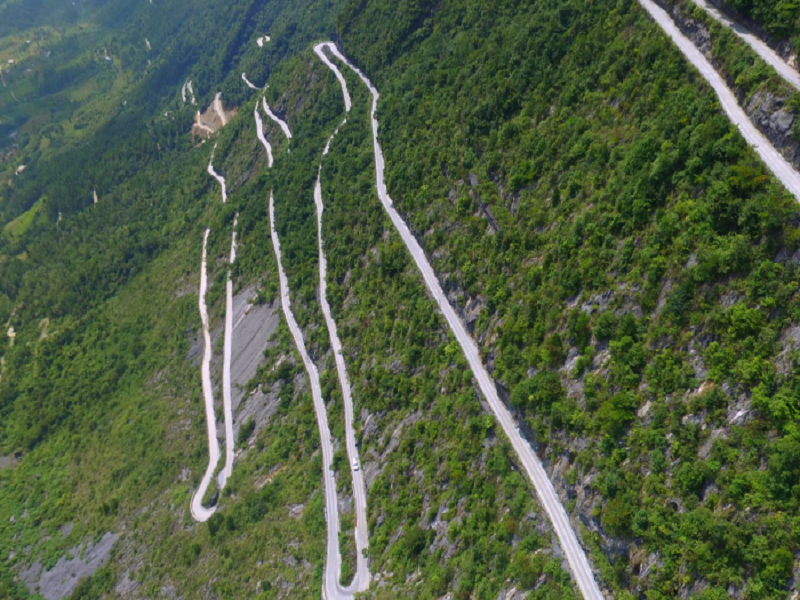
#> input picture img/1.png, 800 x 600 px
$ python sift_matching_alter.py
#> lines starting #> are read from the running program, lines starting #| are printed output that depends on the picture
import cv2
import numpy as np
import matplotlib.pyplot as plt

# 得到预匹配
# input: 两幅图像的路径
def get_matches(img_path1, img_path2, sift_threshold):
#> called with img_path1 = '../img/1.png', img_path2 = '../img/2.png', sift_threshold = 0.6
    img1 = cv2.imread(img_path1, cv2.IMREAD_COLOR)[:, :, [2, 1, 0]]
    img2 = cv2.imread(img_path2, cv2.IMREAD_COLOR)[:, :, [2, 1, 0]]
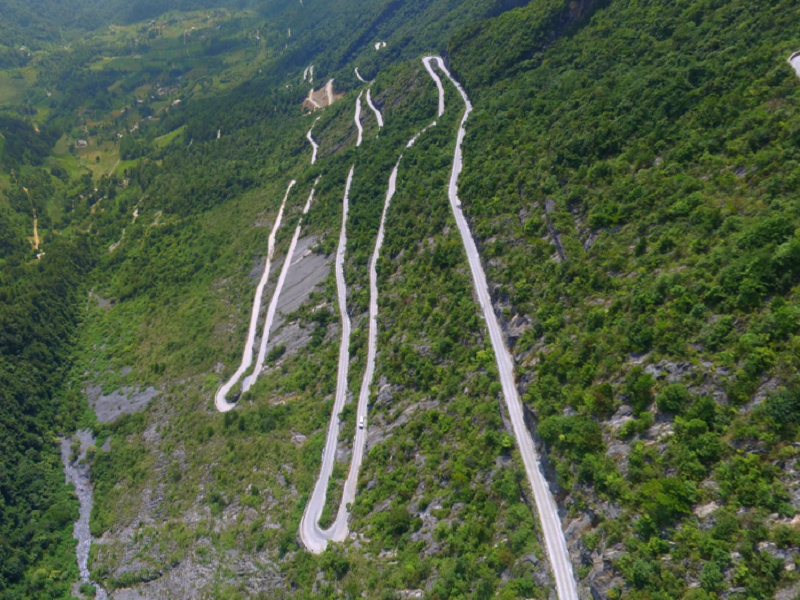
#> input picture img/2.png, 800 x 600 px
    kp1, des1 = get_key_point(img1)
#> in get_key_point, `gray_img = cv2.cvtColor(img, cv2.COLOR_RGB2GRAY)`:
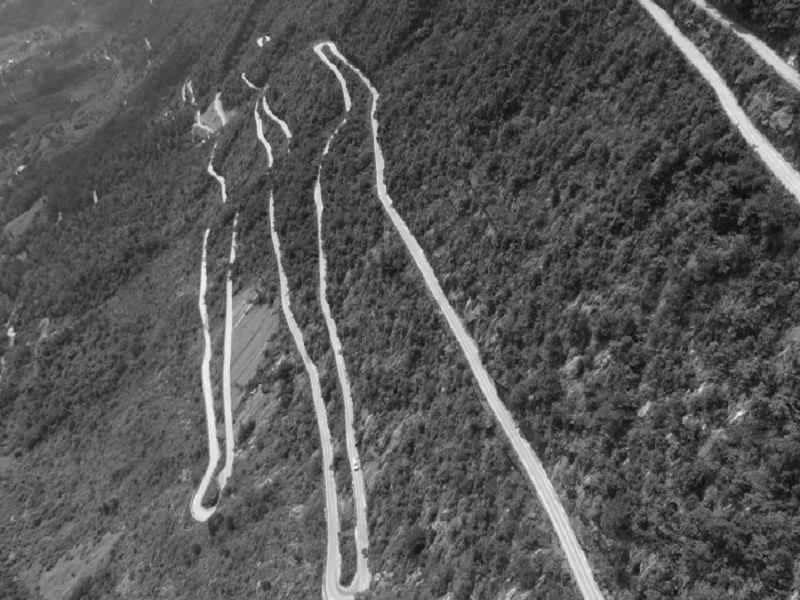
#> gray_img: shape (600, 800); min 11, max 255, mean 86.9
#> in get_key_point, `kp, des = sift.detectAndCompute(img, None)`: kp = 6707 keypoints; strongest (x, y, size): (268, 38, 2.9), (260, 42, 4.3), (210, 169, 4.6), (221, 179, 4.4)
#> kp1 has the same summary as kp in get_key_point
    kp2, des2 = get_key_point(img2)
#> in get_key_point (call 2), `gray_img = cv2.cvtColor(img, cv2.COLOR_RGB2GRAY)`:
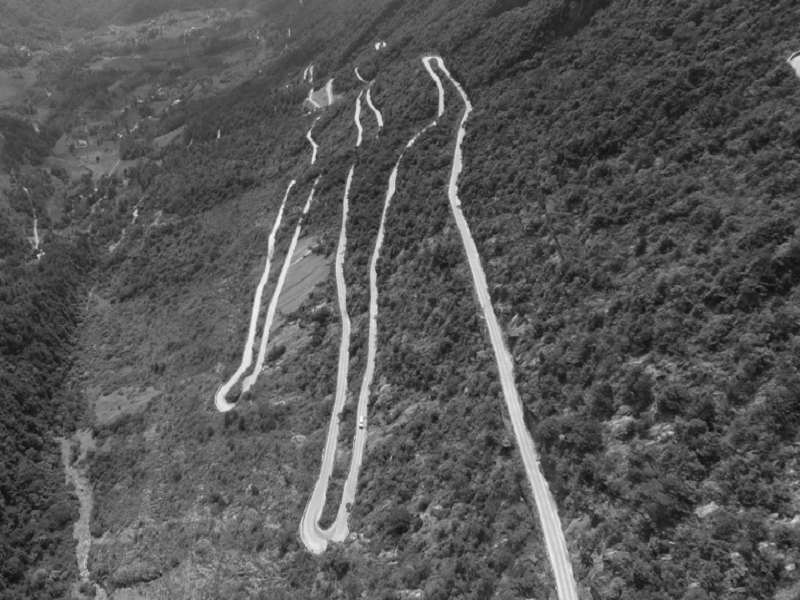
#> gray_img: shape (600, 800); min 14, max 253, mean 86.2
#> in get_key_point (call 2), `kp, des = sift.detectAndCompute(img, None)`: kp = 6292 keypoints; strongest (x, y, size): (293, 182, 3), (361, 428, 2.2), (380, 123, 4), (309, 135, 3.5)
#> kp2 has the same summary as kp in get_key_point
    good_match = get_good_match(des1, des2, sift_threshold)
#> in get_good_match, `matches = flann.knnMatch(des1, des2, k=2)`: matches = 6707 matches
#> after the loop in get_good_match, `for m, n in matches:`: goodMatch = 960 matches
    matching_points1, matching_points2 = get_matching_points(kp1, kp2, good_match)
    return matching_points1, matching_points2


# 得到匹配的点对，得到的为n*2的矩阵
def get_matching_points(kp1, kp2, good_match):
    matching_points1 = np.zeros((len(good_match), 2))
#> matching_points1 = 960 pairs, first value 0 to 0, second value 0 to 0
    matching_points2 = np.zeros((len(good_match), 2))
#> matching_points2 = 960 pairs, first value 0 to 0, second value 0 to 0
    n = len(good_match)
#> n = 960
    for i in range(n):
        print(good_match[i])
        index1 = good_match[i][0].queryIdx
        index2 = good_match[i][0].trainIdx
        matching_points1[i, 0] = kp1[index1].pt[0]
        matching_points1[i, 1] = kp1[index1].pt[1]
        matching_points2[i, 0] = kp2[index2].pt[0]
        matching_points2[i, 1] = kp2[index2].pt[1]
#> this loop made 960 passes
#> (index1, index2) on passes 1 to 3: (20, 715), (32, 847), (37, 730)
#> (printed output is left out)
#> after the loop, matching_points1 = 960 pairs, first value 6.02 to 685, second value 15.22 to 594.2; matching_points2 = 960 pairs, first value 82.29 to 780.2, second value 37.4 to 592.2
    return matching_points1, matching_points2

# 得到关键点 input:图像 img
def get_key_point(img):
    #转换成灰度图
    gray_img = cv2.cvtColor(img, cv2.COLOR_RGB2GRAY)
    sift = cv2.xfeatures2d.SIFT_create()
    kp, des = sift.detectAndCompute(img, None)
    return kp, des


# 进行预匹配
def get_good_match(des1, des2, sift_threshold):
    # 特征匹配
    FLANN_INDEX_KDTREE = 1
    index_params = dict(algorithm=FLANN_INDEX_KDTREE, trees=5)
    search_params = dict(checks=50)

    flann = cv2.FlannBasedMatcher(index_params, search_params)
    matches = flann.knnMatch(des1, des2, k=2)
    goodMatch = []
    for m, n in matches:
        # goodMatch是经过筛选的优质配对，如果2个配对中第一匹配的距离小于第二匹配的距离的1/2，基本可以说明这个第一配对是两幅图像中独特的，不重复的特征点,可以保留。
        if m.distance < sift_threshold * n.distance:
            goodMatch.append(m)
    # 增加一个维度
    goodMatch = np.expand_dims(goodMatch, 1)
    return goodMatch

if __name__ == "__main__":
    get_matches("../img/1.png", "../img/2.png", 0.6)
